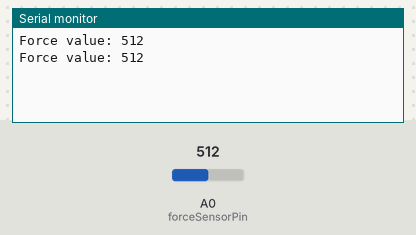
This sketch was run on a simulated Arduino Uno, built with avr-gcc and run on an emulated ATmega328P. Shown: the last lines printed to the serial monitor. Inputs (shaded band) come from the test bench; at power-on: A0 (forceSensorPin) = 512.

Above: at 1.8 s.
1.9 s: A0 (forceSensorPin) set to 716
At 2.8 s:
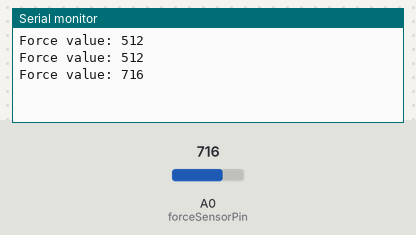
3.4 s: A0 (forceSensorPin) set to 900
At 4.6 s:
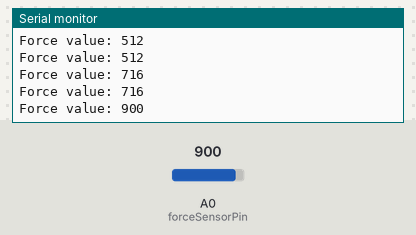
Timing chart, 0 to 6.4 s (numbered marks = the images above; inputs shaded):
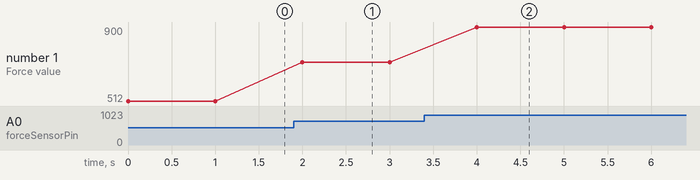

Measured:
- after the input at 1.9 s, the serial monitor: prints a new line after 0.10 s (image 1)
- after the input at 3.4 s, the serial monitor: prints a new line after 0.60 s (image 2)
- plotted number 1: 512 → 716 after the input at 1.9 s, 716 → 900 after the input at 3.4 s

The sketch:

Force_Sensor_Test.ino
```cpp
const int forceSensorPin = A0;

void setup() {
  Serial.begin(9600);
  pinMode(forceSensorPin, INPUT);
}

void loop() {
  int force = analogRead(forceSensorPin);
  Serial.print("Force value: ");
  Serial.println(force);
  delay(1000);
}
```
